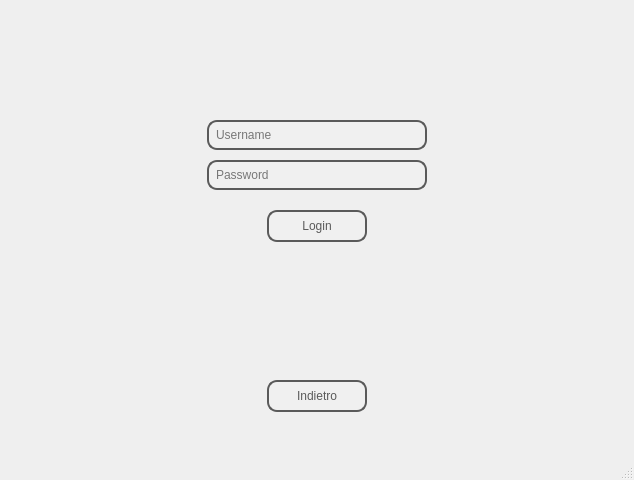
<?xml version="1.0" encoding="UTF-8"?>
<ui version="4.0">
 <class>login</class>
 <widget class="QMainWindow" name="login">
  <property name="geometry">
   <rect>
    <x>0</x>
    <y>0</y>
    <width>634</width>
    <height>480</height>
   </rect>
  </property>
  <property name="cursor">
   <cursorShape>PointingHandCursor</cursorShape>
  </property>
  <property name="windowTitle">
   <string>Ristorante Emilia</string>
  </property>
  <widget class="QWidget" name="centralwidget">
   <widget class="QLabel" name="label_3">
    <property name="geometry">
     <rect>
      <x>0</x>
      <y>0</y>
      <width>641</width>
      <height>431</height>
     </rect>
    </property>
    <property name="styleSheet">
     <string notr="true">background-image: url(Progetto/foto.jpg);
background-position: center;
background-repeat: no-repeat;</string>
    </property>
    <property name="text">
     <string/>
    </property>
   </widget>
   <widget class="QLineEdit" name="password">
    <property name="geometry">
     <rect>
      <x>207</x>
      <y>160</y>
      <width>220</width>
      <height>30</height>
     </rect>
    </property>
    <property name="styleSheet">
     <string notr="true">QLineEdit {
	color: rgb(0, 0, 0);
                border: 2px solid #5A5A5A;           /* Colore del bordo */
                border-radius: 10px;                  /* Arrotondamento degli angoli */
                padding: 5px;                         /* Padding interno */
                background-color: #F0F0F0;            /* Colore di sfondo */
            }</string>
    </property>
    <property name="placeholderText">
     <string>Password</string>
    </property>
   </widget>
   <widget class="QLineEdit" name="username">
    <property name="geometry">
     <rect>
      <x>207</x>
      <y>120</y>
      <width>220</width>
      <height>30</height>
     </rect>
    </property>
    <property name="styleSheet">
     <string notr="true">QLineEdit {
	color: rgb(0, 0, 0);
                border: 2px solid #5A5A5A;           /* Colore del bordo */
                border-radius: 10px;                  /* Arrotondamento degli angoli */
                padding: 5px;                         /* Padding interno */
                background-color: #F0F0F0;            /* Colore di sfondo */
            }</string>
    </property>
    <property name="placeholderText">
     <string>Username</string>
    </property>
   </widget>
   <widget class="QPushButton" name="pushButton">
    <property name="geometry">
     <rect>
      <x>267</x>
      <y>210</y>
      <width>100</width>
      <height>32</height>
     </rect>
    </property>
    <property name="styleSheet">
     <string notr="true">QPushButton {
        border: 2px solid #5A5A5A;
        border-radius: 10px;
        padding: 5px;
        background-color: #F0F0F0;
        color: #5A5A5A;
    }
    QPushButton:hover {
        background-color: #D3D3D3;
    }
    QPushButton:pressed {
        background-color: #A9A9A9;
    }</string>
    </property>
    <property name="text">
     <string>Login</string>
    </property>
   </widget>
   <widget class="QPushButton" name="pushButton_2">
    <property name="geometry">
     <rect>
      <x>267</x>
      <y>380</y>
      <width>100</width>
      <height>32</height>
     </rect>
    </property>
    <property name="styleSheet">
     <string notr="true">QPushButton {
        border: 2px solid #5A5A5A;
        border-radius: 10px;
        padding: 5px;
        background-color: #F0F0F0;
        color: #5A5A5A;
    }
    QPushButton:hover {
        background-color: #D3D3D3;
    }
    QPushButton:pressed {
        background-color: #A9A9A9;
    }</string>
    </property>
    <property name="text">
     <string>Indietro</string>
    </property>
   </widget>
  </widget>
  <widget class="QMenuBar" name="menubar">
   <property name="geometry">
    <rect>
     <x>0</x>
     <y>0</y>
     <width>634</width>
     <height>24</height>
    </rect>
   </property>
  </widget>
  <widget class="QStatusBar" name="statusbar"/>
 </widget>
 <resources/>
 <connections/>
</ui>
